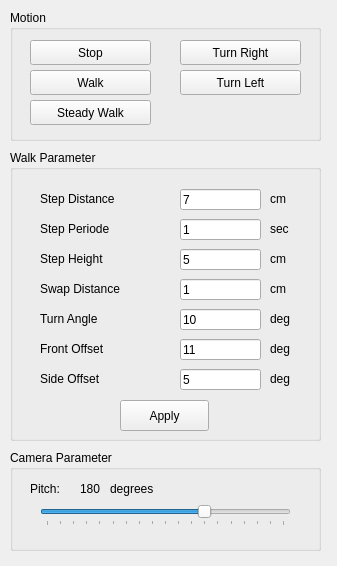
<?xml version="1.0" encoding="UTF-8"?>
<ui version="4.0">
 <class>MainWindow</class>
 <widget class="QMainWindow" name="MainWindow">
  <property name="geometry">
   <rect>
    <x>0</x>
    <y>0</y>
    <width>337</width>
    <height>566</height>
   </rect>
  </property>
  <property name="windowTitle">
   <string>Bascorro Control</string>
  </property>
  <widget class="QWidget" name="centralwidget">
   <widget class="QGroupBox" name="groupBox">
    <property name="geometry">
     <rect>
      <x>10</x>
      <y>10</y>
      <width>311</width>
      <height>131</height>
     </rect>
    </property>
    <property name="title">
     <string>Motion</string>
    </property>
    <widget class="QPushButton" name="stop_btn">
     <property name="geometry">
      <rect>
       <x>20</x>
       <y>30</y>
       <width>121</width>
       <height>25</height>
      </rect>
     </property>
     <property name="text">
      <string>Stop</string>
     </property>
    </widget>
    <widget class="QPushButton" name="walk_btn">
     <property name="geometry">
      <rect>
       <x>20</x>
       <y>60</y>
       <width>121</width>
       <height>25</height>
      </rect>
     </property>
     <property name="text">
      <string>Walk</string>
     </property>
    </widget>
    <widget class="QPushButton" name="steadyWalk_btn">
     <property name="geometry">
      <rect>
       <x>20</x>
       <y>90</y>
       <width>121</width>
       <height>25</height>
      </rect>
     </property>
     <property name="text">
      <string>Steady Walk</string>
     </property>
    </widget>
    <widget class="QPushButton" name="turnRight_btn">
     <property name="geometry">
      <rect>
       <x>170</x>
       <y>30</y>
       <width>121</width>
       <height>25</height>
      </rect>
     </property>
     <property name="text">
      <string>Turn Right</string>
     </property>
    </widget>
    <widget class="QPushButton" name="turnLeft_btn">
     <property name="geometry">
      <rect>
       <x>170</x>
       <y>60</y>
       <width>121</width>
       <height>25</height>
      </rect>
     </property>
     <property name="text">
      <string>Turn Left</string>
     </property>
    </widget>
   </widget>
   <widget class="QGroupBox" name="groupBox_2">
    <property name="geometry">
     <rect>
      <x>10</x>
      <y>150</y>
      <width>311</width>
      <height>291</height>
     </rect>
    </property>
    <property name="title">
     <string>Walk Parameter</string>
    </property>
    <widget class="QLabel" name="label">
     <property name="geometry">
      <rect>
       <x>30</x>
       <y>40</y>
       <width>101</width>
       <height>17</height>
      </rect>
     </property>
     <property name="text">
      <string>Step Distance</string>
     </property>
    </widget>
    <widget class="QLineEdit" name="stepDist_line">
     <property name="geometry">
      <rect>
       <x>170</x>
       <y>39</y>
       <width>81</width>
       <height>21</height>
      </rect>
     </property>
     <property name="text">
      <string>7</string>
     </property>
    </widget>
    <widget class="QLabel" name="label_2">
     <property name="geometry">
      <rect>
       <x>260</x>
       <y>40</y>
       <width>41</width>
       <height>17</height>
      </rect>
     </property>
     <property name="text">
      <string>cm</string>
     </property>
    </widget>
    <widget class="QLineEdit" name="stepPeriode_line">
     <property name="geometry">
      <rect>
       <x>170</x>
       <y>69</y>
       <width>81</width>
       <height>21</height>
      </rect>
     </property>
     <property name="text">
      <string>1</string>
     </property>
    </widget>
    <widget class="QLabel" name="label_3">
     <property name="geometry">
      <rect>
       <x>260</x>
       <y>70</y>
       <width>41</width>
       <height>17</height>
      </rect>
     </property>
     <property name="text">
      <string>sec</string>
     </property>
    </widget>
    <widget class="QLabel" name="label_4">
     <property name="geometry">
      <rect>
       <x>30</x>
       <y>70</y>
       <width>101</width>
       <height>17</height>
      </rect>
     </property>
     <property name="text">
      <string>Step Periode</string>
     </property>
    </widget>
    <widget class="QLabel" name="label_5">
     <property name="geometry">
      <rect>
       <x>260</x>
       <y>100</y>
       <width>41</width>
       <height>17</height>
      </rect>
     </property>
     <property name="text">
      <string>cm</string>
     </property>
    </widget>
    <widget class="QLineEdit" name="stepHeight_line">
     <property name="geometry">
      <rect>
       <x>170</x>
       <y>99</y>
       <width>81</width>
       <height>21</height>
      </rect>
     </property>
     <property name="text">
      <string>5</string>
     </property>
    </widget>
    <widget class="QLabel" name="label_6">
     <property name="geometry">
      <rect>
       <x>30</x>
       <y>100</y>
       <width>101</width>
       <height>17</height>
      </rect>
     </property>
     <property name="text">
      <string>Step Height</string>
     </property>
    </widget>
    <widget class="QPushButton" name="apply_btn">
     <property name="geometry">
      <rect>
       <x>110</x>
       <y>250</y>
       <width>89</width>
       <height>31</height>
      </rect>
     </property>
     <property name="text">
      <string>Apply</string>
     </property>
    </widget>
    <widget class="QLabel" name="label_10">
     <property name="geometry">
      <rect>
       <x>30</x>
       <y>160</y>
       <width>101</width>
       <height>17</height>
      </rect>
     </property>
     <property name="text">
      <string>Turn Angle</string>
     </property>
    </widget>
    <widget class="QLineEdit" name="turnAng_line">
     <property name="geometry">
      <rect>
       <x>170</x>
       <y>159</y>
       <width>81</width>
       <height>21</height>
      </rect>
     </property>
     <property name="text">
      <string>10</string>
     </property>
    </widget>
    <widget class="QLabel" name="label_11">
     <property name="geometry">
      <rect>
       <x>260</x>
       <y>160</y>
       <width>41</width>
       <height>17</height>
      </rect>
     </property>
     <property name="text">
      <string>deg</string>
     </property>
    </widget>
    <widget class="QLabel" name="label_12">
     <property name="geometry">
      <rect>
       <x>260</x>
       <y>130</y>
       <width>41</width>
       <height>17</height>
      </rect>
     </property>
     <property name="text">
      <string>cm</string>
     </property>
    </widget>
    <widget class="QLineEdit" name="swapDist_line">
     <property name="geometry">
      <rect>
       <x>170</x>
       <y>129</y>
       <width>81</width>
       <height>21</height>
      </rect>
     </property>
     <property name="text">
      <string>1</string>
     </property>
    </widget>
    <widget class="QLabel" name="label_13">
     <property name="geometry">
      <rect>
       <x>30</x>
       <y>130</y>
       <width>101</width>
       <height>17</height>
      </rect>
     </property>
     <property name="text">
      <string>Swap Distance</string>
     </property>
    </widget>
    <widget class="QLabel" name="label_14">
     <property name="geometry">
      <rect>
       <x>260</x>
       <y>190</y>
       <width>41</width>
       <height>17</height>
      </rect>
     </property>
     <property name="text">
      <string>deg</string>
     </property>
    </widget>
    <widget class="QLineEdit" name="frontOffset_line">
     <property name="geometry">
      <rect>
       <x>170</x>
       <y>189</y>
       <width>81</width>
       <height>21</height>
      </rect>
     </property>
     <property name="text">
      <string>11</string>
     </property>
    </widget>
    <widget class="QLabel" name="label_15">
     <property name="geometry">
      <rect>
       <x>30</x>
       <y>190</y>
       <width>101</width>
       <height>17</height>
      </rect>
     </property>
     <property name="text">
      <string>Front Offset</string>
     </property>
    </widget>
    <widget class="QLabel" name="label_16">
     <property name="geometry">
      <rect>
       <x>260</x>
       <y>220</y>
       <width>41</width>
       <height>17</height>
      </rect>
     </property>
     <property name="text">
      <string>deg</string>
     </property>
    </widget>
    <widget class="QLineEdit" name="sideOffset_line">
     <property name="geometry">
      <rect>
       <x>170</x>
       <y>219</y>
       <width>81</width>
       <height>21</height>
      </rect>
     </property>
     <property name="text">
      <string>5</string>
     </property>
    </widget>
    <widget class="QLabel" name="label_17">
     <property name="geometry">
      <rect>
       <x>30</x>
       <y>220</y>
       <width>101</width>
       <height>17</height>
      </rect>
     </property>
     <property name="text">
      <string>Side Offset</string>
     </property>
    </widget>
   </widget>
   <widget class="QGroupBox" name="groupBox_3">
    <property name="geometry">
     <rect>
      <x>10</x>
      <y>450</y>
      <width>311</width>
      <height>101</height>
     </rect>
    </property>
    <property name="title">
     <string>Camera Parameter</string>
    </property>
    <widget class="QLabel" name="label_7">
     <property name="geometry">
      <rect>
       <x>20</x>
       <y>30</y>
       <width>41</width>
       <height>17</height>
      </rect>
     </property>
     <property name="text">
      <string>Pitch:</string>
     </property>
    </widget>
    <widget class="QSlider" name="camPitch_slider">
     <property name="geometry">
      <rect>
       <x>30</x>
       <y>55</y>
       <width>251</width>
       <height>21</height>
      </rect>
     </property>
     <property name="minimum">
      <number>120</number>
     </property>
     <property name="maximum">
      <number>210</number>
     </property>
     <property name="value">
      <number>180</number>
     </property>
     <property name="orientation">
      <enum>Qt::Horizontal</enum>
     </property>
     <property name="tickPosition">
      <enum>QSlider::TicksBelow</enum>
     </property>
     <property name="tickInterval">
      <number>5</number>
     </property>
    </widget>
    <widget class="QLabel" name="label_8">
     <property name="geometry">
      <rect>
       <x>70</x>
       <y>30</y>
       <width>31</width>
       <height>17</height>
      </rect>
     </property>
     <property name="text">
      <string>180</string>
     </property>
    </widget>
    <widget class="QLabel" name="label_9">
     <property name="geometry">
      <rect>
       <x>100</x>
       <y>30</y>
       <width>67</width>
       <height>17</height>
      </rect>
     </property>
     <property name="text">
      <string>degrees</string>
     </property>
    </widget>
   </widget>
  </widget>
 </widget>
 <resources/>
 <connections>
  <connection>
   <sender>camPitch_slider</sender>
   <signal>sliderMoved(int)</signal>
   <receiver>label_8</receiver>
   <slot>setNum(int)</slot>
   <hints>
    <hint type="sourcelabel">
     <x>165</x>
     <y>395</y>
    </hint>
    <hint type="destinationlabel">
     <x>95</x>
     <y>368</y>
    </hint>
   </hints>
  </connection>
 </connections>
</ui>
